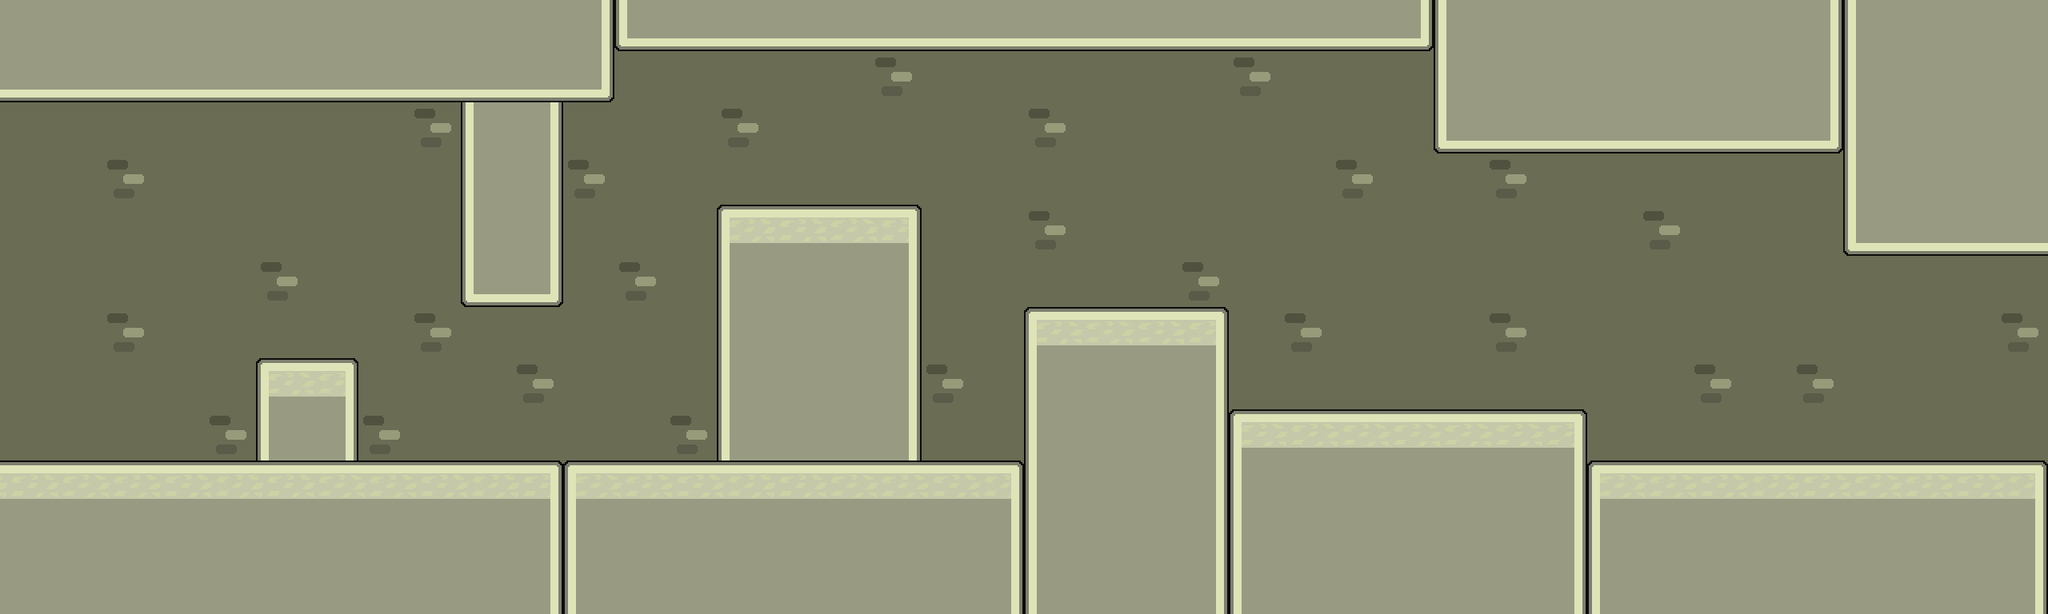

Below is a game level as drawn by its tile map, then a one-line description and the .tmx that defines it (tile-layer data replaced by summaries):
An orthogonal 40x12 tile map with 64x64 px tiles, 4 tile layers (BG, 2 BG, 3 BG, Tiles), 2 tilesets and 34 objects (12x Floor, 10x Coin, 4x Camera, 2x Door, 2x Start, ...).

<map version="1.2" tiledversion="1.2.0" orientation="orthogonal" renderorder="right-down" width="40" height="12" tilewidth="64" tileheight="64" infinite="0" nextlayerid="7" nextobjectid="53">
 <tileset firstgid="1" source="L1 Acc.tsx" />
 <tileset firstgid="17" source="First level tiles.tsx" />
 <layer id="1" name="BG" width="40" height="12">
  <data>[480 cells, 480 non-empty, 1 distinct tile ids]</data>
 </layer>
 <layer id="2" name="2 BG" width="40" height="12">
  <data>[480 cells, 26 non-empty, 1 distinct tile ids]</data>
 </layer>
 <layer id="3" name="3 BG" width="40" height="12">
  <data>[480 cells, 0 non-empty, 0 distinct tile ids]</data>
 </layer>
 <layer id="4" name="Tiles" width="40" height="12">
  <data>[480 cells, 255 non-empty, 9 distinct tile ids]</data>
 </layer>
 <objectgroup id="5" name="General">
  <properties>
   <property name="direction" value="right" />
  </properties>
  <object id="17" name="Floor" x="0" y="0" width="2560" height="64" />
  <object id="18" name="Floor" x="1792" y="64" width="768" height="128" />
  <object id="19" name="Floor" x="2304" y="192" width="256" height="128" />
  <object id="20" name="Floor" x="0" y="576" width="2560" height="192" />
  <object id="21" name="Floor" x="0" y="64" width="768" height="64" />
  <object id="22" name="Floor" x="576" y="128" width="128" height="256" />
  <object id="23" name="Floor" x="320" y="448" width="128" height="128" />
  <object id="24" name="Floor" x="896" y="256" width="256" height="320" />
  <object id="25" name="Floor" x="1280" y="384" width="256" height="192" />
  <object id="26" name="Floor" x="1536" y="512" width="448" height="64" />
  <object id="28" name="Door" x="0" y="432.003" width="15" height="144">
   <properties>
    <property name="direction" value="left" />
    <property name="open" value="0" />
    <property name="openKeys" value="4" />
    <property name="openTo" value="4" />
   </properties>
  </object>
  <object id="29" name="Floor" x="0" y="128" width="15" height="304">
   <properties>
    <property name="door" value="1" />
   </properties>
  </object>
  <object id="30" name="Door" x="2545" y="432" width="15" height="144">
   <properties>
    <property name="direction" value="right" />
    <property name="open" value="0" />
    <property name="openKeys" value="2" />
    <property name="openTo" value="8" />
   </properties>
  </object>
  <object id="31" name="Floor" x="2545" y="320" width="15" height="111.997">
   <properties>
    <property name="door" value="1" />
   </properties>
  </object>
  <object id="32" name="Enemy" x="1728" y="384" width="64" height="64">
   <properties>
    <property name="Etype" value="3" />
    <property name="keyReq" value="0" />
    <property name="mode" value="standard" />
    <property name="number" value="0" />
   </properties>
  </object>
  <object id="33" name="EBound" x="1920" y="192" width="64" height="320" />
  <object id="34" name="Coin" x="320" y="320" width="64" height="64">
   <properties>
    <property name="number" value="0" />
    <property name="value" value="3" />
   </properties>
  </object>
  <object id="35" name="Coin" x="384" y="320" width="64" height="64">
   <properties>
    <property name="number" value="1" />
    <property name="value" value="3" />
   </properties>
  </object>
  <object id="36" name="Coin" x="896" y="128" width="64" height="64">
   <properties>
    <property name="number" value="2" />
    <property name="value" value="3" />
   </properties>
  </object>
  <object id="37" name="Coin" x="1088" y="128" width="64" height="64">
   <properties>
    <property name="number" value="3" />
    <property name="value" value="3" />
   </properties>
  </object>
  <object id="38" name="Coin" x="1152" y="448" width="64" height="64">
   <properties>
    <property name="number" value="4" />
    <property name="value" value="3" />
   </properties>
  </object>
  <object id="39" name="Coin" x="1216" y="448" width="64" height="64">
   <properties>
    <property name="number" value="5" />
    <property name="value" value="3" />
   </properties>
  </object>
  <object id="40" name="Coin" x="1216" y="512" width="64" height="64">
   <properties>
    <property name="number" value="7" />
    <property name="value" value="3" />
   </properties>
  </object>
  <object id="41" name="Coin" x="1152" y="512" width="64" height="64">
   <properties>
    <property name="number" value="6" />
    <property name="value" value="3" />
   </properties>
  </object>
  <object id="42" name="Coin" x="1344" y="192" width="64" height="64">
   <properties>
    <property name="number" value="8" />
    <property name="value" value="3" />
   </properties>
  </object>
  <object id="43" name="Coin" x="1408" y="192" width="64" height="64">
   <properties>
    <property name="number" value="9" />
    <property name="value" value="3" />
   </properties>
  </object>
  <object id="44" name="Start" x="0" y="0" width="64" height="64">
   <properties>
    <property name="direction" value="right" />
   </properties>
  </object>
  <object id="45" name="Player" x="64" y="448" width="64" height="64">
   <properties>
    <property name="direction" value="right" />
   </properties>
  </object>
  <object id="46" name="Player" x="2432" y="448" width="64" height="64">
   <properties>
    <property name="direction" value="left" />
   </properties>
  </object>
  <object id="48" name="Start" x="1536" y="0" width="64" height="64">
   <properties>
    <property name="direction" value="left" />
   </properties>
  </object>
  <object id="49" name="Camera" x="0" y="-64" width="1024" height="64">
   <properties>
    <property name="direction" value="1" />
   </properties>
  </object>
  <object id="50" name="Camera" x="2560" y="0" width="64" height="768">
   <properties>
    <property name="direction" value="2" />
   </properties>
  </object>
  <object id="51" name="Camera" x="0" y="768" width="1024" height="64">
   <properties>
    <property name="direction" value="3" />
   </properties>
  </object>
  <object id="52" name="Camera" x="-64" y="0" width="64" height="768">
   <properties>
    <property name="direction" value="4" />
   </properties>
  </object>
 </objectgroup>
 <objectgroup id="6" name="camera" />
</map>
